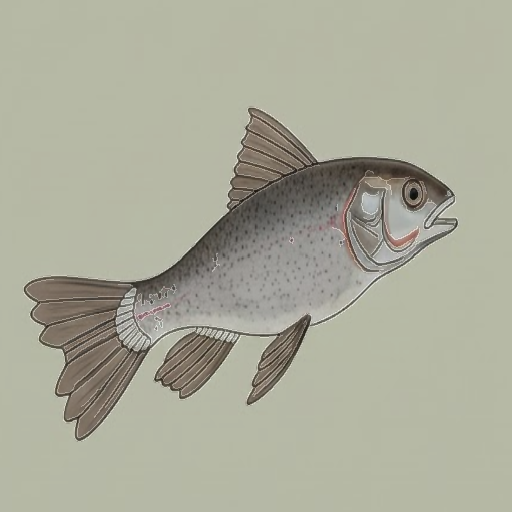
#> input picture data/cleaned_images/clean_fish.png, 512 x 512 px
$ python -i preprocess.py   (imports and definitions only)
#> lines starting #> are read from the running program, lines starting #| are printed output that depends on the picture; after the words box and inside, x2 and y2 are one past the last pixel; in counts of white or black regions, pixels touching at a corner belong together
import cv2
import os

def preprocess_image(input_path, output_path):
    # Read image
#> called with input_path = '../data/cleaned_images/clean_fish.png', output_path = 'out.png'
    img = cv2.imread(input_path)
#> img is the input picture: shape (512, 512, 3); mean B, G, R 154.1, 171, 170.2
    if img is None:
        raise ValueError("Image not found")

    # Resize
    img = cv2.resize(img, (512, 512))

    # Convert to grayscale
    gray = cv2.cvtColor(img, cv2.COLOR_BGR2GRAY)

    # Reduce noise
    blur = cv2.GaussianBlur(gray, (5, 5), 0)
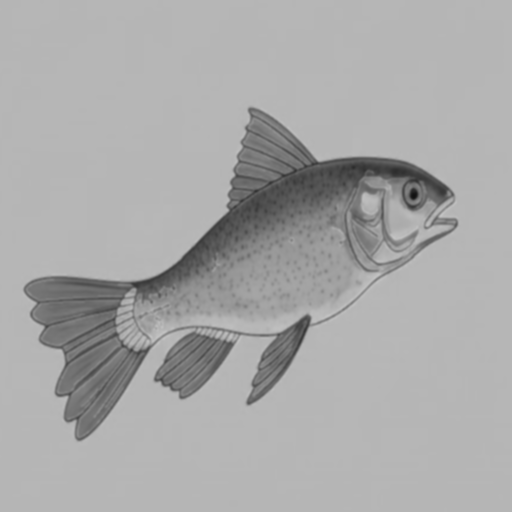
#> blur: shape (512, 512); min 17, max 196, mean 168.9

    # Detect edges
    edges = cv2.Canny(blur, 50, 150)
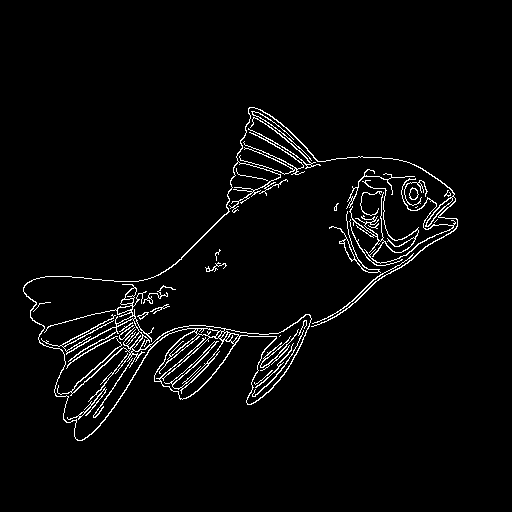
#> edges: shape (512, 512); 3.1% white in thin lines or dots, all inside (x1, y1, x2, y2) = (23, 107, 458, 441)

    # Convert edges to 3 channels
    edges_color = cv2.cvtColor(edges, cv2.COLOR_GRAY2BGR)

    # Combine edges with original image
    enhanced = cv2.addWeighted(img, 0.8, edges_color, 0.2, 0)
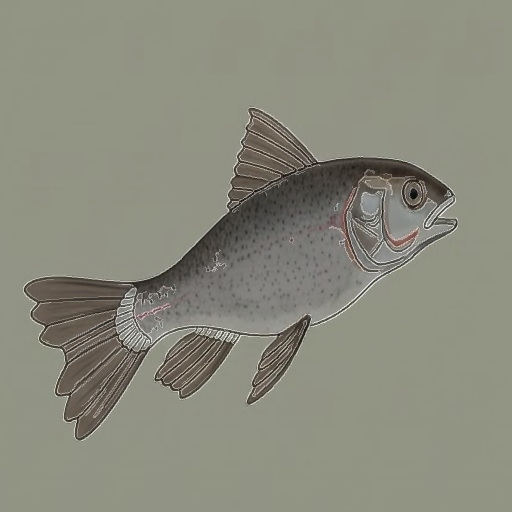
#> enhanced: shape (512, 512, 3); mean B, G, R 124.9, 138.3, 138

    # Create output folder if missing
    os.makedirs(os.path.dirname(output_path), exist_ok=True)

    # Save cleaned image
    cv2.imwrite(output_path, enhanced)

    return output_path

>>> result = preprocess_image('../data/cleaned_images/clean_fish.png', 'out.png')
